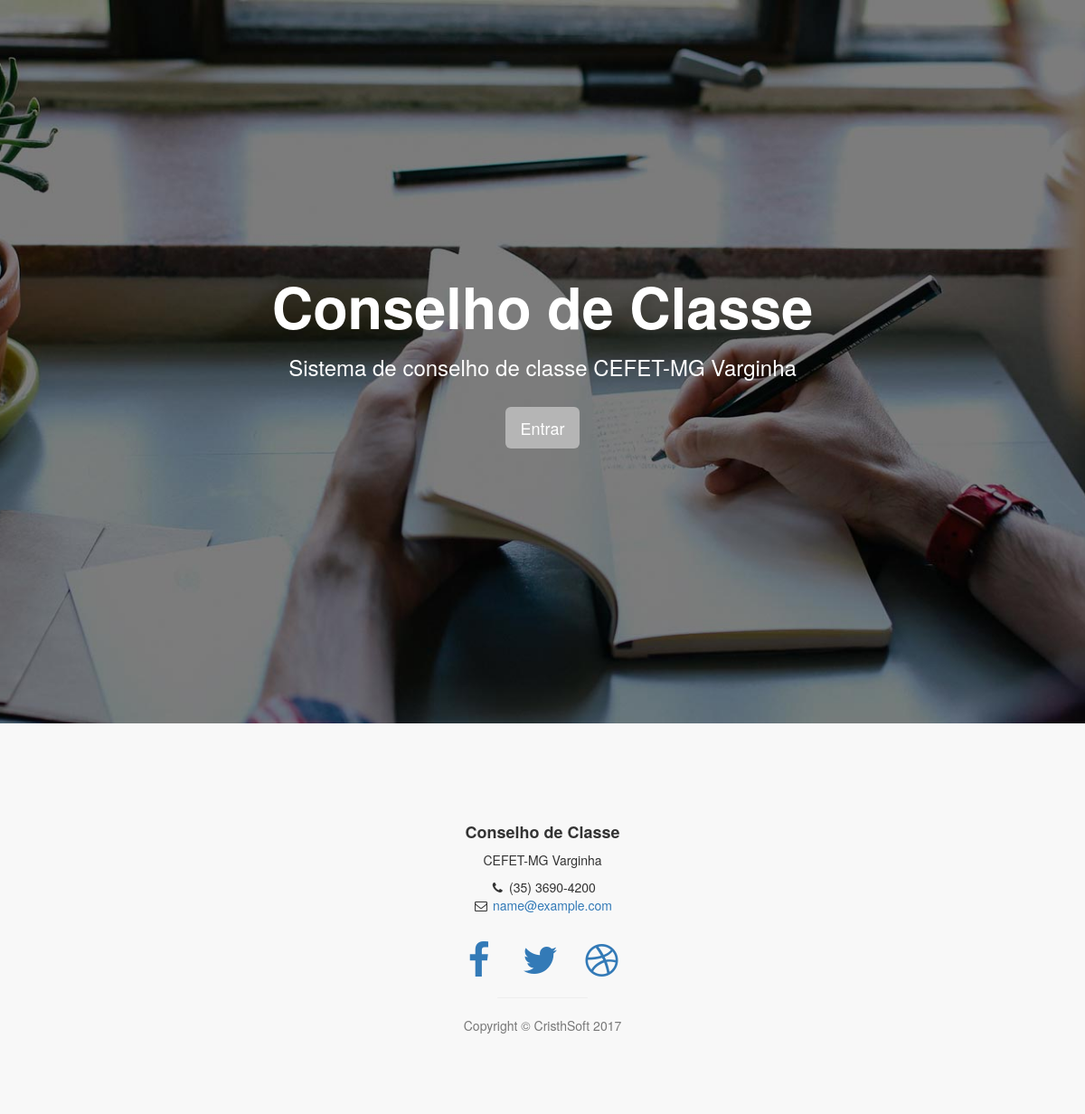
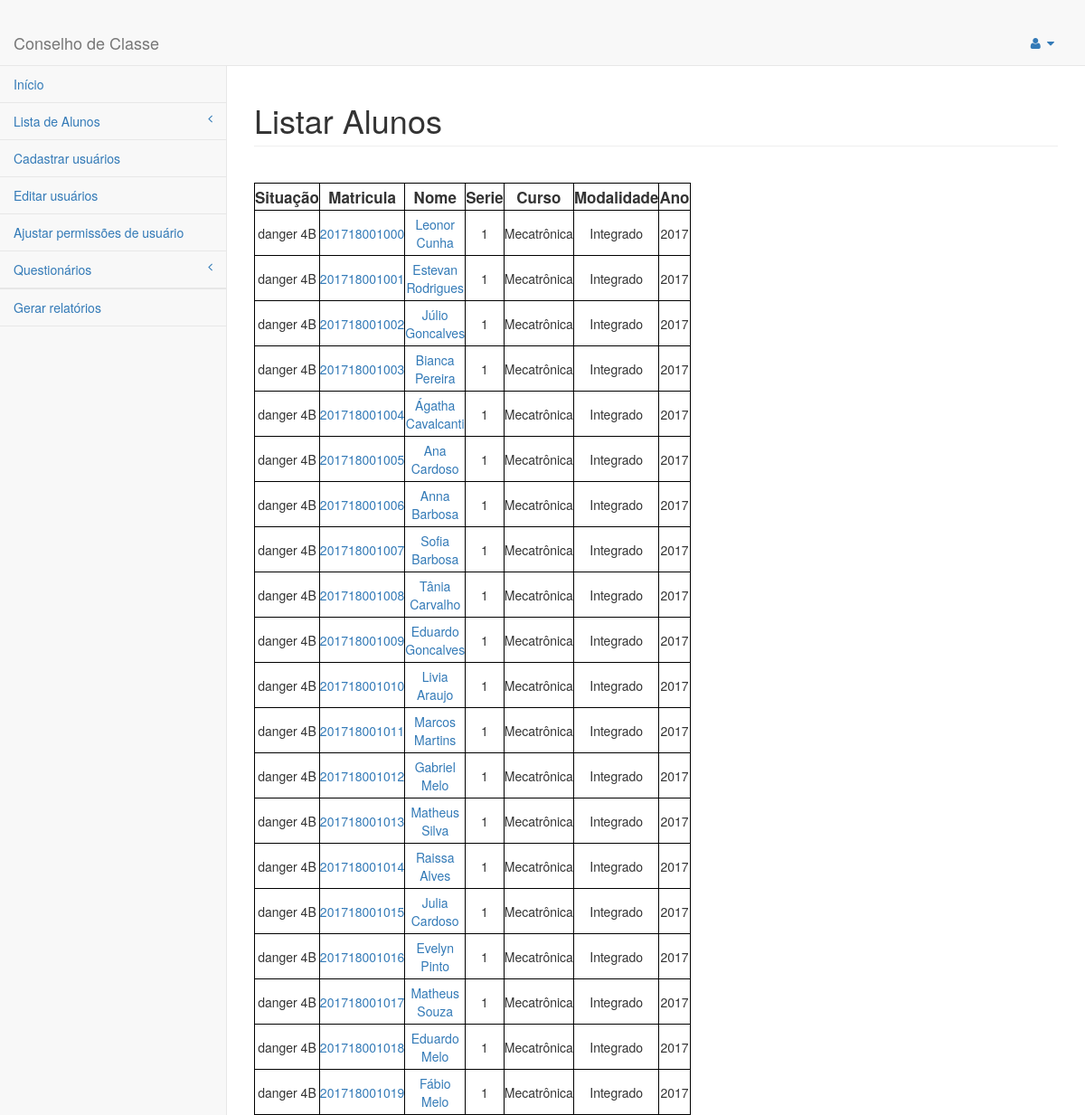
The app's page /Listar/listar/21/0/0 with its own data (2 pictures, top to bottom).
### tables this page shows
CREATE TABLE `ALUNO` (
  `idALUNO` bigint(20) NOT NULL,
  `NOME` varchar(60) NOT NULL,
  `SITUACAO` int(11) DEFAULT NULL,
  `FOTO` blob
);

CREATE TABLE `TURMA` (
  `idTURMA` int(11) NOT NULL,
  `idCURSO` int(11) NOT NULL,
  `SERIE` int(11) NOT NULL,
  `MODALIDADE` int(2) NOT NULL
);

CREATE TABLE `CURSO` (
  `idCURSO` int(11) NOT NULL,
  `NOME` varchar(45) NOT NULL,
  `MODALIDADE` int(2) NOT NULL
);

CREATE TABLE `MODALIDADE` (
  `idMODALIDADE` int(2) NOT NULL,
  `MODALIDADE` varchar(45) NOT NULL
);

CREATE TABLE `TURMA_has_ALUNO` (
  `ALUNO_idALUNO` bigint(20) NOT NULL,
  `TURMA_idTURMA` int(11) NOT NULL,
  `ANO` int(11) NOT NULL
);

### application/controllers/Listar.php (called while the page is built, shortened)
<?php
    class Listar extends CI_Controller {
        public function listar($id, $curso, $mod){
			$this->db->select('*');
			$this->db->from('PARAMETRO_DE_RISCO');
			if($id != 0)
				$this->db->where('PARAMETRO_DE_RISCO.idTURMA', $id);
			$this->db->order_by('PARAMETRO_DE_RISCO.NOTA', 'ASC');
			$nota = $this->db->get()->result();
			$this->db->select('*');
			$this->db->from('PARAMETRO_DE_RISCO');
			if($id != 0)
				$this->db->where('PARAMETRO_DE_RISCO.idTURMA', $id);
			$this->db->order_by('PARAMETRO_DE_RISCO.NOTA', 'ASC');
			$freq = $this->db->get()->result();
			$parametros['NOTA'] = $nota[0];
			$parametros['FREQUENCIA'] = $freq[0];
			$this->db->select('ALUNO.NOME AS NOME_ALUNO, ALUNO.idALUNO, TURMA_has_ALUNO.ANO, TURMA.idCURSO, CURSO.idCURSO, TURMA.SERIE, TURMA.MODALIDADE, MODALIDADE.idMODALIDADE, MODALIDADE.MODALIDADE, CURSO.NOME AS NOME_CURSO');
			$this->db->from('ALUNO');
			$this->db->join('TURMA_has_ALUNO', 'TURMA_has_ALUNO.ALUNO_idALUNO = ALUNO.idALUNO', 'inner');
			$this->db->join('TURMA', 'TURMA.idTURMA = TURMA_has_ALUNO.TURMA_idTURMA', 'inner');
			$this->db->join('CURSO', 'CURSO.idCURSO = TURMA.idCURSO', 'inner');
			$this->db->join('MODALIDADE', 'CURSO.MODALIDADE = MODALIDADE.idMODALIDADE', 'inner');
			$ano = date("Y");
			if($id !=0)
				$this->db->where('TURMA.idTURMA', $id);
			$this->db->where('TURMA_has_ALUNO.ANO', $ano);
			$data['TURMA_has_ALUNO'] = $this->db->get()->result();
			foreach($data['TURMA_has_ALUNO'] as &$turma_has_aluno){
				$turma_has_aluno->SITUACAO = 0;
				$this->db->select('
									NOTA.NOTA, NOTA.idALUNO, TURMA_has_ALUNO.TURMA_idTURMA,
									ALUNO.idALUNO, MATERIA.idMATERIA, NOTA.idNOTA, NOTA.BIMESTRE
								 ');
				$this->db->from('NOTA');
				$this->db->join('TURMA_has_ALUNO', 'NOTA.idALUNO = TURMA_has_ALUNO.ALUNO_idALUNO', 'inner');
				$this->db->join('ALUNO', 'TURMA_has_ALUNO.ALUNO_idALUNO = ALUNO.idALUNO', 'inner');
				$this->db->join('MATERIA', 'MATERIA.idMATERIA = NOTA.idMATERIA', 'inner');
				$this->db->where('NOTA.idALUNO', $turma_has_aluno->idALUNO);
				$data['TURMA_has_NOTA'] = $this->db->get()->result();
				$this->db->select('
									FREQUENCIA.FALTAS, FREQUENCIA.idALUNO, TURMA_has_ALUNO.TURMA_idTURMA,
									ALUNO.idALUNO, MATERIA.idMATERIA, FREQUENCIA.idFREQUENCIA, FREQUENCIA.BIMESTRE
								 ');
				$this->db->from('FREQUENCIA');
				$this->db->join('TURMA_has_ALUNO', 'FREQUENCIA.idALUNO = TURMA_has_ALUNO.ALUNO_idALUNO', 'inner');
				$this->db->join('ALUNO', 'TURMA_has_ALUNO.ALUNO_idALUNO = ALUNO.idALUNO', 'inner');
				$this->db->join('MATERIA', 'MATERIA.idMATERIA = FREQUENCIA.idMATERIA', 'inner');
				$this->db->where('FREQUENCIA.idALUNO', $turma_has_aluno->idALUNO);
				$data['TURMA_has_FREQUENCIA'] = $this->db->get()->result();
				foreach($parametros as &$parametro){
					$CONTADOR[1] = 0;
					$CONTADOR[2] = 0;
					$CONTADOR[3] = 0;
					$CONTADOR[4] = 0;
				}
				if($CONTADOR[4] >= $parametro->MATERIAS){
					if($turma_has_aluno->SITUACAO == 0){
						$turma_has_aluno->SITUACAO = 'danger 4B';
					}
				}
			}
			$dat['Tipo'] = $this->session->userdata('tipo');
			if($this->session->userdata('tipo') == 0)
				$this->parser->parse('ajax', $data);
			else
				$this->parser->parse('ajaxCoord', $dat);
            $this->parser->parse("listar", $data);
        }
    }

### index.php (called while the page is built, shortened)
<?php
require_once BASEPATH.'core/CodeIgniter.php';

### application/views/listar.php (the view, shortened to what this page needs)
	<div id="page-wrapper">
		<div class="row">
			<div class="col-lg-12">
				<h1 class="page-header">Listar Alunos</h1>
            </div>
        </div>
    <div class="row" id="principal">
		<div class="col-lg-12 col-md-12 col" id="btn">
			<?php
				echo br()."<table id='myTable'>".
				"<thead><tr>".
				"<th>Situação</th>".
				"<th>Matricula</th>".
				"<th>Nome</th>".
				"<th>Serie</th>".
				"<th>Curso</th>".
				"<th>Modalidade</th>".
				"<th>Ano</th>".
				"</tr></thead><tbody>";
				foreach($TURMA_has_ALUNO as $band){
				echo "<tr><td>". $band->SITUACAO ."</td>".
				"<td>".anchor(base_url('listar/alunoChamada/'. $band->idALUNO), $band->idALUNO). "</td>".
				"<td>".anchor(base_url('listar/alunoChamada/'. $band->idALUNO),$band->NOME_ALUNO). "</td>".
				"<td>".$band->SERIE. "</td>".
				"<td>".$band->NOME_CURSO. "</td>".
				"<td>".$band->MODALIDADE. "</td>".
				"<td>".$band->ANO. "</td>".
				"</tr>";
				}
				echo "</tbody></table>";
			?>
		</div>
			</div>
	</div>
	</body>
</html>

### assets/css/stylish-portfolio.css (style rules this page uses)
html, body { width: 100%; height: 100%; }
body { font-family: "Source Sans Pro","Helvetica Neue",Helvetica,Arial,sans-serif; }

### assets/css/sb-admin-2.css (style rules this page uses)
body { background-color: #f8f8f8; }
#page-wrapper { padding: 0 15px; min-height: 568px; background-color: white; }
@media (min-width: 768px) { #page-wrapper { position: inherit; margin: 0 0 0 250px; padding: 0 30px; border-left: 1px solid #e7e7e7; } }

### assets/css/estilo.css (style rules this page uses)
table, th, td { border: 1px solid black; text-align: center; }
th { height: 30px; font-size: 17px; }
table { width: 50%; }
td { height:50px; }
#btn { border: none; }

### records on screen
aluno: SITUACAO "danger 4B", idALUNO "201718001000", idALUNO+NOME "Leonor Cunha", turma.SERIE "1", curso.NOME "Mecatrônica", modalidade.MODALIDADE "Integrado", turma_has_aluno.ANO "2017"
aluno: SITUACAO "danger 4B", idALUNO "201718001001", idALUNO+NOME "Estevan Rodrigues", turma.SERIE "1", curso.NOME "Mecatrônica", modalidade.MODALIDADE "Integrado", turma_has_aluno.ANO "2017"
aluno: SITUACAO "danger 4B", idALUNO "201718001002", idALUNO+NOME "Júlio Goncalves", turma.SERIE "1", curso.NOME "Mecatrônica", modalidade.MODALIDADE "Integrado", turma_has_aluno.ANO "2017"
aluno: SITUACAO "danger 4B", idALUNO "201718001003", idALUNO+NOME "Bianca Pereira", turma.SERIE "1", curso.NOME "Mecatrônica", modalidade.MODALIDADE "Integrado", turma_has_aluno.ANO "2017"
aluno: SITUACAO "danger 4B", idALUNO "201718001004", idALUNO+NOME "Ágatha Cavalcanti", turma.SERIE "1", curso.NOME "Mecatrônica", modalidade.MODALIDADE "Integrado", turma_has_aluno.ANO "2017"
aluno: SITUACAO "danger 4B", idALUNO "201718001005", idALUNO+NOME "Ana Cardoso", turma.SERIE "1", curso.NOME "Mecatrônica", modalidade.MODALIDADE "Integrado", turma_has_aluno.ANO "2017"
aluno: SITUACAO "danger 4B", idALUNO "201718001006", idALUNO+NOME "Anna Barbosa", turma.SERIE "1", curso.NOME "Mecatrônica", modalidade.MODALIDADE "Integrado", turma_has_aluno.ANO "2017"
aluno: SITUACAO "danger 4B", idALUNO "201718001007", idALUNO+NOME "Sofia Barbosa", turma.SERIE "1", curso.NOME "Mecatrônica", modalidade.MODALIDADE "Integrado", turma_has_aluno.ANO "2017"
aluno: SITUACAO "danger 4B", idALUNO "201718001008", idALUNO+NOME "Tânia Carvalho", turma.SERIE "1", curso.NOME "Mecatrônica", modalidade.MODALIDADE "Integrado", turma_has_aluno.ANO "2017"
aluno: SITUACAO "danger 4B", idALUNO "201718001009", idALUNO+NOME "Eduardo Goncalves", turma.SERIE "1", curso.NOME "Mecatrônica", modalidade.MODALIDADE "Integrado", turma_has_aluno.ANO "2017"
aluno: SITUACAO "danger 4B", idALUNO "201718001010", idALUNO+NOME "Livia Araujo", turma.SERIE "1", curso.NOME "Mecatrônica", modalidade.MODALIDADE "Integrado", turma_has_aluno.ANO "2017"
aluno: SITUACAO "danger 4B", idALUNO "201718001011", idALUNO+NOME "Marcos Martins", turma.SERIE "1", curso.NOME "Mecatrônica", modalidade.MODALIDADE "Integrado", turma_has_aluno.ANO "2017"
aluno: SITUACAO "danger 4B", idALUNO "201718001012", idALUNO+NOME "Gabriel Melo", turma.SERIE "1", curso.NOME "Mecatrônica", modalidade.MODALIDADE "Integrado", turma_has_aluno.ANO "2017"
aluno: SITUACAO "danger 4B", idALUNO "201718001013", idALUNO+NOME "Matheus Silva", turma.SERIE "1", curso.NOME "Mecatrônica", modalidade.MODALIDADE "Integrado", turma_has_aluno.ANO "2017"
aluno: SITUACAO "danger 4B", idALUNO "201718001014", idALUNO+NOME "Raissa Alves", turma.SERIE "1", curso.NOME "Mecatrônica", modalidade.MODALIDADE "Integrado", turma_has_aluno.ANO "2017"
aluno: SITUACAO "danger 4B", idALUNO "201718001015", idALUNO+NOME "Julia Cardoso", turma.SERIE "1", curso.NOME "Mecatrônica", modalidade.MODALIDADE "Integrado", turma_has_aluno.ANO "2017"
aluno: SITUACAO "danger 4B", idALUNO "201718001016", idALUNO+NOME "Evelyn Pinto", turma.SERIE "1", curso.NOME "Mecatrônica", modalidade.MODALIDADE "Integrado", turma_has_aluno.ANO "2017"
aluno: SITUACAO "danger 4B", idALUNO "201718001017", idALUNO+NOME "Matheus Souza", turma.SERIE "1", curso.NOME "Mecatrônica", modalidade.MODALIDADE "Integrado", turma_has_aluno.ANO "2017"
aluno: SITUACAO "danger 4B", idALUNO "201718001018", idALUNO+NOME "Eduardo Melo", turma.SERIE "1", curso.NOME "Mecatrônica", modalidade.MODALIDADE "Integrado", turma_has_aluno.ANO "2017"
aluno: SITUACAO "danger 4B", idALUNO "201718001019", idALUNO+NOME "Fábio Melo", turma.SERIE "1", curso.NOME "Mecatrônica", modalidade.MODALIDADE "Integrado", turma_has_aluno.ANO "2017"
